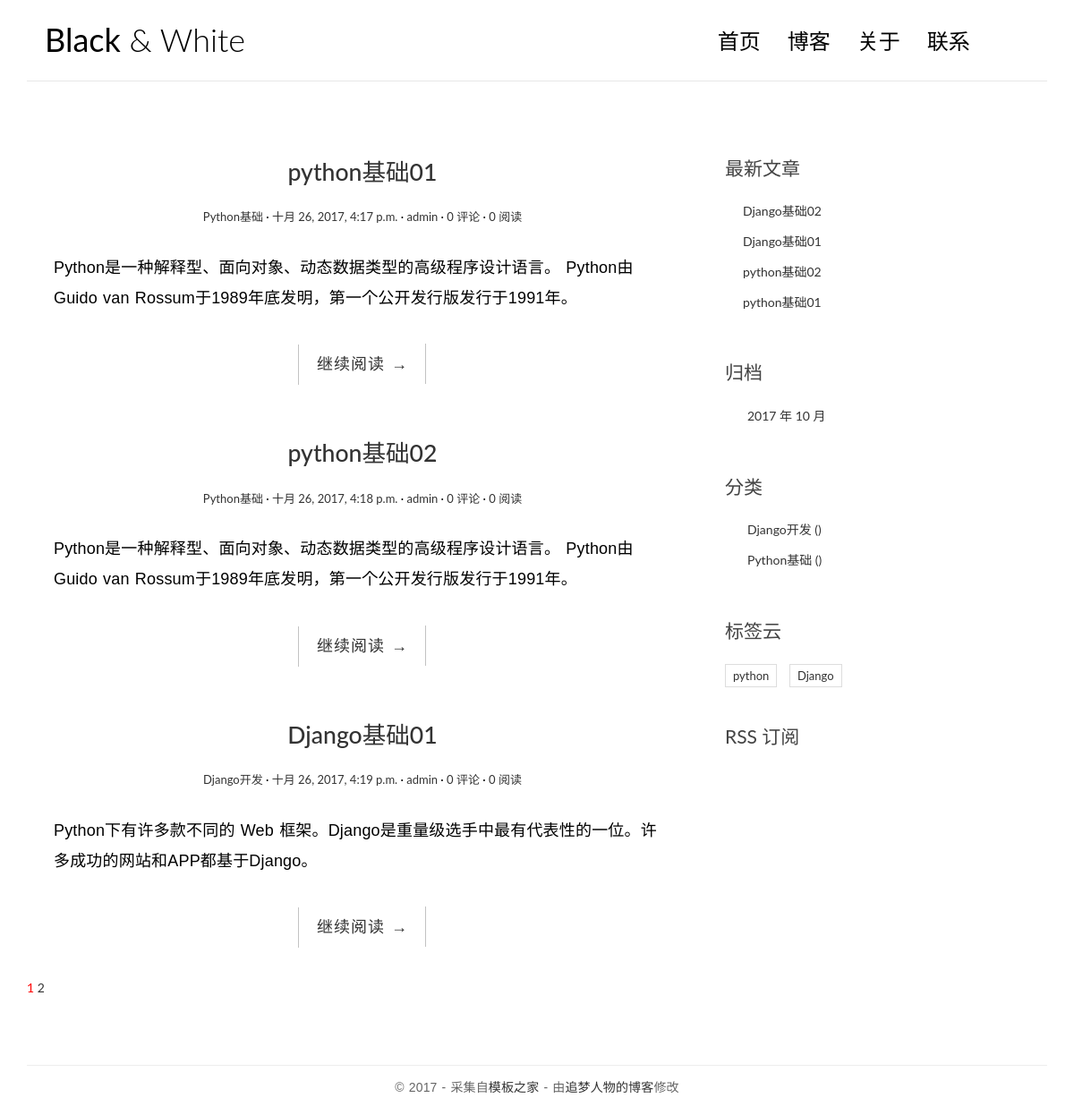
The page /blog/index2 on the database its author committed.
### blog/models.py (models this page shows, shortened)
class Post(models.Model):
    title = models.CharField(max_length=70)
    body = models.TextField()
    created_time = models.DateTimeField()
    modified_time = models.DateTimeField()
    excerpt = models.CharField(max_length=200, blank=True)
    category = models.ForeignKey(Category)
    tags = models.ManyToManyField(Tag, blank=True)
    author = models.ForeignKey(User)
    views = models.PositiveIntegerField(default=0)
    def get_absolute_url(self):
        return reverse('blog:detail', kwargs={'pk': self.pk})

class Category(models.Model):
    name = models.CharField(max_length=100)

class Tag(models.Model):
    name = models.CharField(max_length=100)

### blog/views.py (the view, shortened to what this page needs)
# urls.py: url(r'index2$', views.IndexView.as_view(), name='index'),
class IndexView(ListView):
    model = Post
    template_name = 'blog/index.html'
    context_object_name = 'post_list'
    paginate_by = 3
    def get_context_data(self, **kwargs):
        context = super().get_context_data(**kwargs)
        paginator = context.get('paginator')
        page = context.get('page_obj')
        is_paginated = context.get('is_paginated')
        pagination_data = self.pagination_data(paginator, page, is_paginated)
        context.update(pagination_data)
        return context
    def pagination_data(self, paginator, page, is_paginated):
        if not is_paginated:
            return {}
        left = []
        right = []
        left_has_more = False
        right_has_more = False
        first = False
        last = False
        page_number = page.number
        total_pages = paginator.num_pages
        page_range = paginator.page_range
        if page_number == 1:
            right = page_range[page_number:page_number + 2]
            if right[-1] < total_pages - 1:
                right_has_more = True
            if right[-1] < total_pages:
                last = True
        elif page_number == total_pages:
            left = page_range[(page_number - 3) if (page_number - 3) > 0 else 0:page_number - 1]
            if left[0] > 2:
                left_has_more = True
            if left[0] > 1:
                first = True
        data = {
            'left': left,
            'right': right,
            'left_has_more': left_has_more,
            'right_has_more': right_has_more,
            'first': first,
            'last': last,
        }
        return data

### blog/templatetags/blog_tags.py (called while the page is built)
@register.simple_tag
def get_recent_posts(num=5):
    return Post.objects.all().order_by('-created_time')[:num]

@register.simple_tag
def archives():
    return Post.objects.dates('created_time', 'month', order='DESC')

@register.simple_tag
def get_categories():
    return Category.objects.annotate(num_posts=Count('post')).filter(num_posts__gt=0)

@register.simple_tag
def get_tags():
    return Tag.objects.annotate(num_posts=Count('post')).filter(num_posts__gt=0)

### templates/blog/index.html (shortened to what this page needs)
{% extends 'blog/base.html' %}
{% block main %}
            <main class="col-md-8">
                {% for post in post_list %}
                <article class="post post-{{ post.pk }}">
                    <header class="entry-header">
                        <h1 class="entry-title">
                            <a href="{{ post.get_absolute_url }}">{{ post.title }}</a>
                        </h1>
                        <div class="entry-meta">
                            <span class="post-category"><a href="#">{{ post.category.name }}</a></span>
                            <span class="post-date"><a href="#"><time class="entry-date"
                                                                      datetime="{{ post.created_time }}">{{ post.created_time }}</time></a></span>
                            <span class="post-author"><a href="#">{{ post.author }}</a></span>
                            <span class="comments-link"><a href="#">{{ post.comment_set.count }} 评论</a></span>
                            <span class="views-count"><a href="#">{{ post.views }} 阅读</a></span>
                        </div>
                    </header>
                    <div class="entry-content clearfix">
                        <p>{{ post.excerpt }}</p>
                        <div class="read-more cl-effect-14">
                            <a href="/blog/post/{{ post.pk }}" class="more-link">继续阅读 <span class="meta-nav">→</span></a>
                        </div>
                    </div>
                </article>
                {% empty %}
                <div class="no-post">暂时还没有发布的文章！</div>
                {% endfor %}
               {% if is_paginated %}
                <div class="pagination">
                        <a href="?page={{ page_obj.number }}" style="color: red">{{ page_obj.number }}</a>
                    {% if right %}
                    {% for i in right %}
                        <a href="?page={{ i }}">{{ i }}</a>
                    {% endfor %}
                    {% endif %}
                </div>
                    {% endif %}
            </main>
{% endblock main %}

### templates/blog/base.html (shortened to what this page needs)
<!DOCTYPE html>
<html>
<head>
    {% load staticfiles %}
    {% load blog_tags %}
    <link rel="stylesheet" href="{% static 'blog/css/bootstrap.min.css' %}">
    <link rel="stylesheet" href="http://code.ionicframework.com/ionicons/2.0.1/css/ionicons.min.css">
    <link rel="stylesheet" href="{% static 'blog/css/pace.css' %}">
    <link rel="stylesheet" href="{% static 'blog/css/custom.css' %}">
</head>
<body>
<div class="container">
    <header id="site-header">
        <div class="row">
            <div class="col-md-4 col-sm-5 col-xs-8">
                <div class="logo">
                    <h1><a href="/blog/index"><b>Black</b> &amp; White</a></h1>
                </div>
            </div>
            <div class="col-md-8 col-sm-7 col-xs-4">
                <nav class="main-nav" role="navigation">
                    <div class="collapse navbar-collapse" id="bs-example-navbar-collapse-1">
                        <ul class="nav navbar-nav navbar-right">
                            <li class="cl-effect-11"><a href="/blog/index" data-hover="首页">首页</a></li>
                            <li class="cl-effect-11"><a href="full-width.html" data-hover="博客">博客</a></li>
                            <li class="cl-effect-11"><a href="about.html" data-hover="关于">关于</a></li>
                            <li class="cl-effect-11"><a href="contact.html" data-hover="联系">联系</a></li>
                        </ul>
                    </div>
                </nav>
            </div>
        </div>
    </header>
</div>
<div class="content-body">
    <div class="container">
        <div class="row">
                {% block main %}
                {% endblock main %}
            <aside class="col-md-4">
                <div class="widget widget-recent-posts">
                    <h3 class="widget-title">最新文章</h3>
                    <ul>
                        {% get_recent_posts as recent_post_list %}
                        {% for post in recent_post_list %}
                        <li>
                            <a href="/blog/post/{{ post.pk }}">{{ post.title }}</a>
                        </li>
                        {% empty %}
                        暂无文章！
                        {% endfor %}
                    </ul>
                </div>
                <div class="widget widget-archives">
                    <h3 class="widget-title">归档</h3>
                    <ul>
                        {% archives as date_list %}
                        {% for date in date_list %}
                        <li>
                            <a href="/blog/archives/{{ date.year }}/{{ date.month }}/">{{ date.year }} 年 {{ date.month }} 月</a>
                        </li>
                        {% empty %}
                        暂无文章！
                        {% endfor %}
                    </ul>
                </div>
                <div class="widget widget-category">
                    <h3 class="widget-title">分类</h3>
                    <ul>
                        {% get_categories as category_list %}
                        {% for categoty in  category_list %}
                        <li>
                            <a href="/blog/category/{{ categoty.pk }}/">{{ categoty.name }} <span class="post-count">({{ category.num_posts }})</span></a>
                        </li>
                        {% empty %}
                        暂无分类！
                        {% endfor %}
                    </ul>
                </div>
               <div class="widget widget-tag-cloud">
                   <h3 class="widget-title">标签云</h3>
                    {% get_tags as tag_list %}
                    <ul>
                        {% for tag in tag_list %}
                        <li>
                            <a href="/blog/tag/{{ tag.pk }}">{{ tag.name }}</a>
                        </li>
                            {% empty %}
                            暂无标签！
                            {% endfor %}
                    </ul>
                </div>
                <div class="rss">
                    <a href=""> RSS 订阅</a>
                </div>
            </aside>
        </div>
    </div>
</div>
<footer id="site-footer">
    <div class="container">
        <div class="row">
            <div class="col-md-12">
                <p class="copyright">&copy 2017 - 采集自<a href="http://www.cssmoban.com/"
                                                        target="_blank" title="模板之家">模板之家</a>
                    - 由<a href="http://zmrenwu.com/" title="网页模板" target="_blank">追梦人物的博客</a>修改
                </p>
            </div>
        </div>
    </div>
</footer>
</body>
</html>

### blog/static/blog/css/custom.css (style rules this page uses)
* { outline: none; }
h1, h2, h3, h4, h5, h6 { margin-top: 0; }
b { font-weight: 400; }
a { color: #333; }
body { color: #444; font-family: 'Lato', sans-serif; }
p { font-family: 'Ubuntu', sans-serif; font-weight: 400; word-spacing: 1px; letter-spacing: 0.01em; }
#site-header { background-color: #FFF; padding: 25px 20px; margin-bottom: 40px; border-bottom: 1px solid #e7e7e7; }
.logo h1 a { color: #000; }
.logo h1 { margin: 0; font-family: 'Lato', sans-serif; font-weight: 300; }
.main-nav { margin-top: 11px; max-width: 95%; }
.main-nav a { color: #000000 !important; padding: 0 0 5px 0 !important; margin-right: 30px; font-family: 'Lato', sans-serif; font-weight: 300; font-size: 24px; }
.cl-effect-11 a { padding: 10px 0; color: #0972b4; text-shadow: none; }
.cl-effect-11 a::before { position: absolute; top: 0; left: 0; overflow: hidden; padding: 0 0 5px 0 !important; max-width: 0; border-bottom: 1px solid #000; color: #000; content: attr(data-hover); white-space: nowrap; -webkit-transition: max-width 0.5s; -moz-transition: max-width 0.5s; transition: max-width 0.5s; }
.content-body { padding-bottom: 4em; }
.post { background: #fff; padding: 30px 30px 0; }
.entry-title { text-align: center; font-size: 1.9em; margin-bottom: 20px; line-height: 1.6; padding: 10px 20px 0; }
.entry-meta { text-align: center; color: #DDDDDD; font-size: 13px; margin-bottom: 30px; }
.entry-content { font-size: 18px; line-height: 1.9; font-weight: 300; color: #000; }
.post-category::after, .post-date::after, .post-author::after, .comments-link::after { content: ' ·'; color: #000; }
.read-more { font-family: 'Ubuntu', sans-serif; font-weight: 400; word-spacing: 1px; letter-spacing: 0.01em; text-align: center; margin-top: 20px; }
.cl-effect-14 a { padding: 0 20px; height: 45px; line-height: 45px; position: relative; display: inline-block; margin: 15px 25px; letter-spacing: 1px; font-weight: 400; text-shadow: 0 0 1px rgba(255, 255, 255, 0.3); }
.cl-effect-14 a::before, .cl-effect-14 a::after { position: absolute; width: 45px; height: 1px; background: #C3C3C3; content: ''; -webkit-transition: all 0.3s; -moz-transition: all 0.3s; transition: all 0.3s; pointer-events: none; }
.cl-effect-14 a::before { top: 0; left: 0; -webkit-transform: rotate(90deg); -moz-transform: rotate(90deg); transform: rotate(90deg); -webkit-transform-origin: 0 0; -moz-transform-origin: 0 0; transform-origin: 0 0; }
.cl-effect-14 a::after { right: 0; bottom: 0; -webkit-transform: rotate(90deg); -moz-transform: rotate(90deg); transform: rotate(90deg); -webkit-transform-origin: 100% 0; -moz-transform-origin: 100% 0; transform-origin: 100% 0; }
.widget { background: #fff; padding: 30px 0 0; }
.widget-title { font-size: 1.5em; margin-bottom: 20px; line-height: 1.6; padding: 10px 0 0; font-weight: 400; }
.widget-recent-posts ul { padding: 0; margin: 0; padding-left: 20px; }
.widget-recent-posts ul li { list-style-type: none; position: relative; line-height: 170%; margin-bottom: 10px; }
.widget-recent-posts ul li::before { content: '\f3d3'; font-family: "Ionicons"; position: absolute; left: -17px; top: 3px; font-size: 16px; color: #000; }
.widget-archives ul { padding: 0; margin: 0; padding-left: 25px; }
.widget-archives ul li { list-style-type: none; position: relative; line-height: 170%; margin-bottom: 10px; }
.widget-archives ul li::before { content: '\f3f3'; font-family: "Ionicons"; position: absolute; left: -25px; top: 1px; font-size: 16px; color: #000; }
.widget-category ul { padding: 0; margin: 0; padding-left: 25px; }
.widget-category ul li { list-style-type: none; position: relative; line-height: 170%; margin-bottom: 10px; }
.widget-category ul li::before { content: '\f3fe'; font-family: "Ionicons"; position: absolute; left: -25px; top: 1px; font-size: 18px; color: #000; }
.widget-tag-cloud ul { padding: 0; margin: 0; margin-right: -10px; }
.widget-tag-cloud ul li { list-style-type: none; font-size: 13px; display: inline-block; margin-right: 10px; margin-bottom: 10px; padding: 3px 8px; border: 1px solid #ddd; }
.rss { font-size: 21px; margin-top: 30px; }
.rss a { color: #444; }
#site-footer { padding-top: 10px; padding: 0 0 1.5em 0; }
.copyright { text-align: center; padding-top: 1em; margin: 0; border-top: 1px solid #eee; color: #666; }

### rows shown on the page
Post: title "python基础01", category.name "Python基础", created_time "十月 26, 2017, 4:17 p.m.", author "admin", comment_set.count "0", views "0", excerpt "Python是一种解释型、面向对象、动态数据类型的高级程序设计语言。 Python由Guido van Rossum于1989年底发明，第一个公开发行版发行于1991年。"
Post: title "python基础02", category.name "Python基础", created_time "十月 26, 2017, 4:18 p.m.", author "admin", comment_set.count "0", views "0", excerpt "Python是一种解释型、面向对象、动态数据类型的高级程序设计语言。 Python由Guido van Rossum于1989年底发明，第一个公开发行版发行于1991年。"
Post: title "Django基础01", category.name "Django开发", created_time "十月 26, 2017, 4:19 p.m.", author "admin", comment_set.count "0", views "0", excerpt "Python下有许多款不同的 Web 框架。Django是重量级选手中最有代表性的一位。许多成功的网站和APP都基于Django。"
Post: title "Django基础02"
Category: name "Django开发"
Category: name "Python基础"
Tag: name "python"
Tag: name "Django"

### other values the page prints
{{ page_obj.number }} "1"
{{ i }} "2"
{{ date.year }} "2017"
{{ date.month }} "10"
